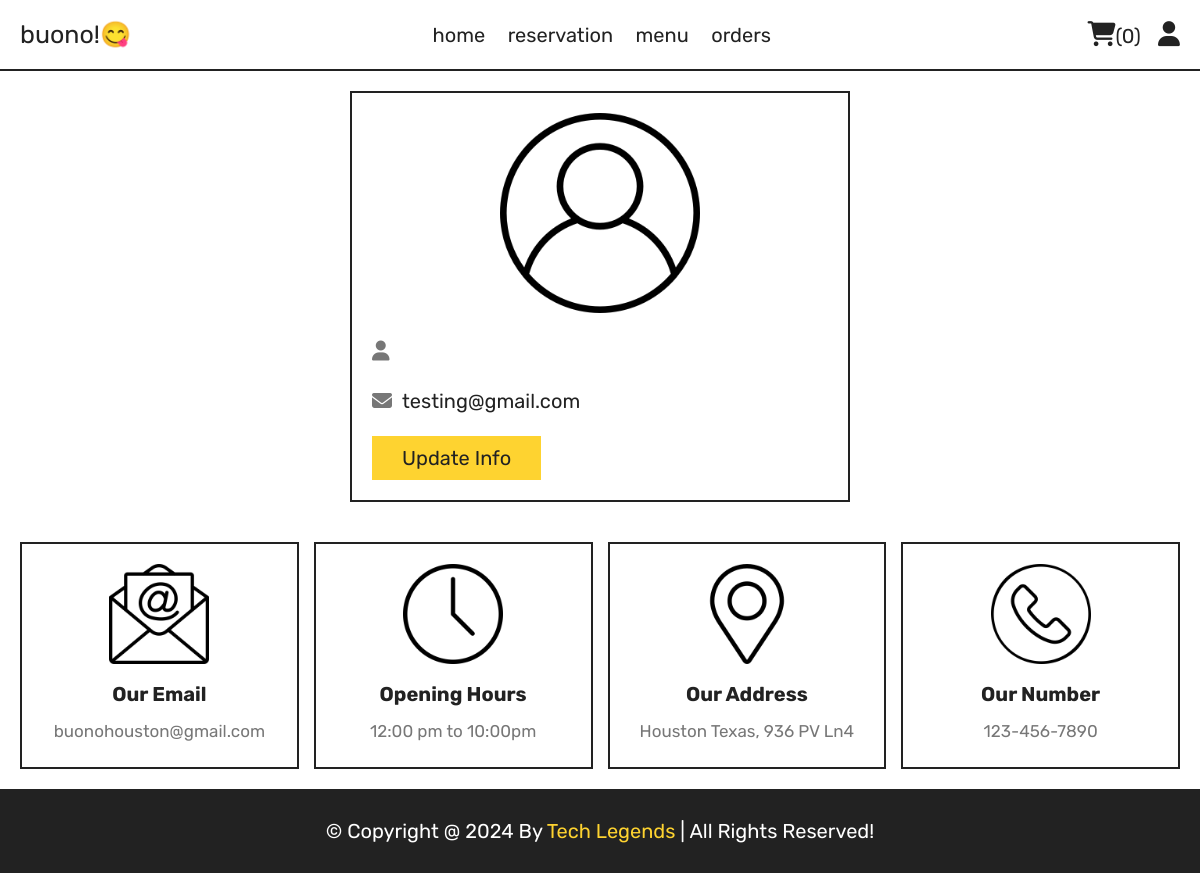
Before: /profile.php (signed in) with the older database file.
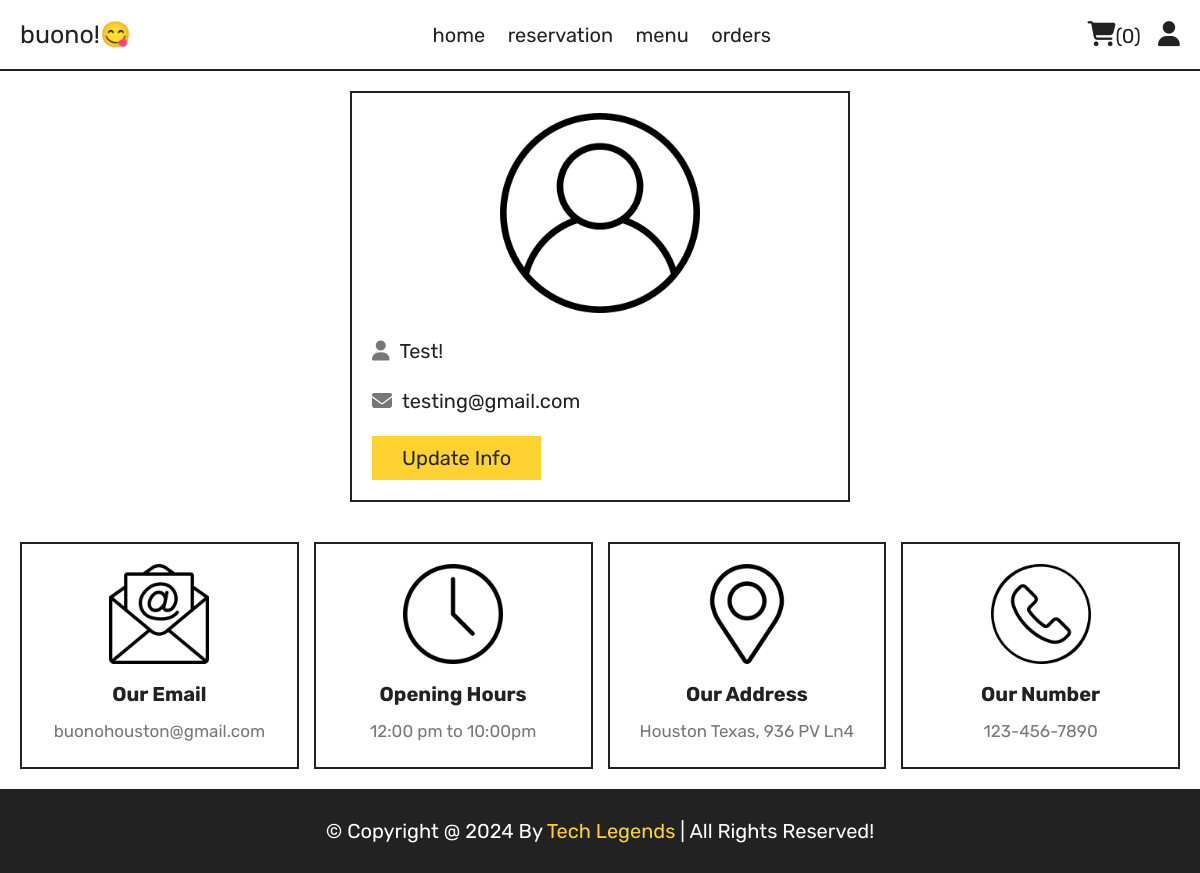
After: the same page with the newer database file.
### tables this page shows
CREATE TABLE `customers` (
  `ID` int(11) NOT NULL,
  `Email` varchar(30) NOT NULL,
  `Password` varchar(15) NOT NULL,
  `Fname` varchar(30) NOT NULL
);

### profile.php (the view, shortened to what this page needs)
<?php
include 'components/connect.php';
?>
<!DOCTYPE html>
<html lang="en">
<head>
   <link rel="stylesheet" href="https://cdnjs.cloudflare.com/ajax/libs/font-awesome/6.1.1/css/all.min.css">
   <link rel="stylesheet" href="css/style.css">
</head>
<body>
<?php include 'components/user_header.php'; ?>
<section class="user-details">
   <div class="user">
      <img src="FoodImages/user-icon.png" alt="">
      <p><i class="fas fa-user"></i><span><span><?= $fetch_profile['Fname']; ?></span></span></p>
      <p><i class="fas fa-envelope"></i><span><?= $fetch_profile['Email']; ?></span></p>
      <a href="update_profile.php" class="btn">update info</a>
   </div>
</section>
<?php include 'components/footer.php'; ?>
</body>
</html>

Changed rows visible on the page:
changed customers "testing@gmail.com": Fname (not shown) → "Test!"
